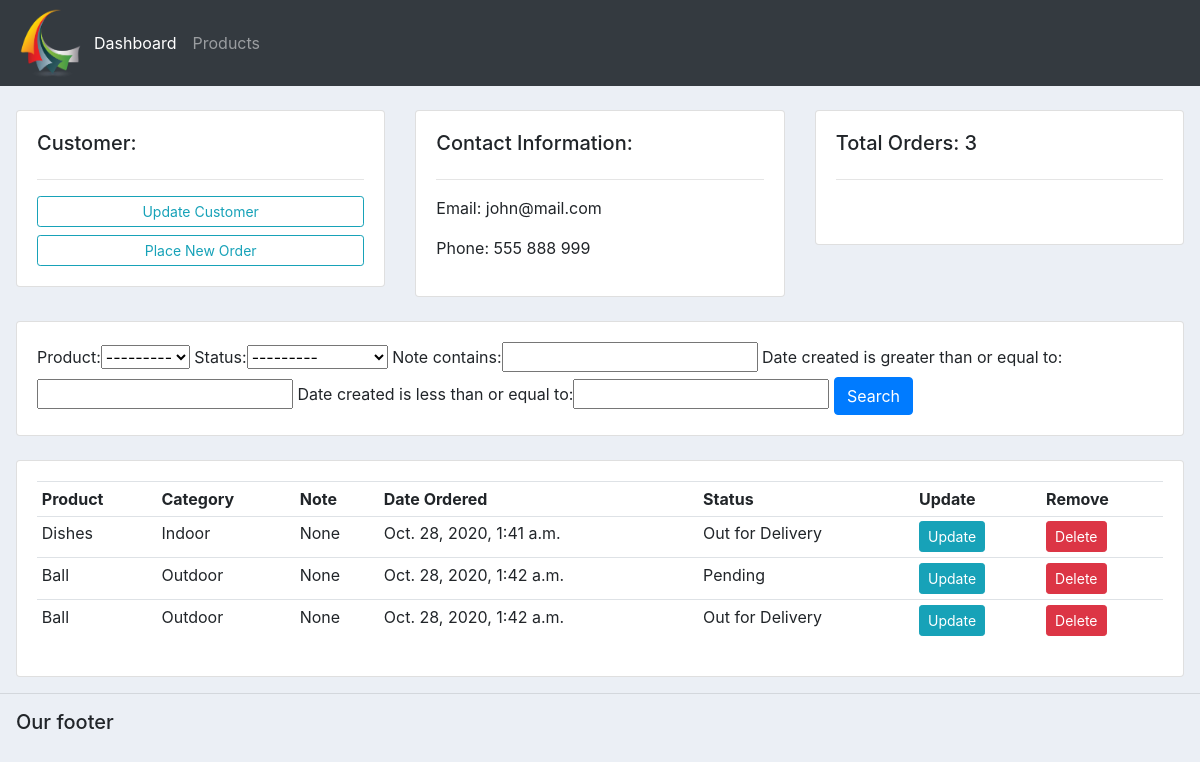
Screenshot of /customers/1/ with the database file from the repository.
### accounts/models.py (models this page shows, shortened)
class Customer(models.Model):
    name = models.CharField(max_length=200, null=True)
    phone = models.CharField(max_length=200, null=True)
    email = models.CharField(max_length=200, null=True)
    date_created = models.DateTimeField(auto_now_add=True, null=True)

class Order(models.Model):
    STATUS = (  ('Pending', 'Pending'),
                ('Out for Delivery', 'Out for Delivery'),
                ('Delivered', 'Delivered')
             )
    customer = models.ForeignKey(Customer, null=True, on_delete=models.SET_NULL)
    product = models.ForeignKey(Product, null=True, on_delete=models.SET_NULL)
    date_created = models.DateTimeField(auto_now_add=True, null=True)
    status = models.CharField(max_length=200, null=True, choices=STATUS)
    note = models.CharField(max_length=1000, null=True)

class Product(models.Model):
    CATEGORY = (    ('Indoor', 'Indoor'),
                    ('Outdoor', 'Outdoor')
               )
    name = models.CharField(max_length=200, null=True)
    price = models.CharField(max_length=200, null=True)
    category = models.CharField(max_length=200, null=True, choices=CATEGORY)
    description = models.CharField(max_length=200, null=True, blank=True)
    date_created = models.DateTimeField(auto_now_add=True, null=True)
    tags = models.ManyToManyField(Tag)
    def __str__(self):
        return self.name

### accounts/views.py (the view)
# urls.py: path('customers/<str:pk_test>/', views.customers, name='customers'),
def customers(request, pk_test):
    customer = Customer.objects.get(id=pk_test)
    orders = customer.order_set.all()
    total_orders = orders.count()
    myFilter = OrderFilter(request.GET, queryset=orders)
    orders = myFilter.qs
    context = {'customer':customer, 'orders':orders, 'total_orders':total_orders,
    'myFilter':myFilter}
    return render(request, 'accounts/customers.html', context)

### accounts/templates/accounts/customers.html
{% extends 'accounts/main.html' %}
{% block content %}
<br>
<div class="row pl-3 pr-3">
  <div class="col-md">
    <div class="card card-body">
      <h5>Customer:</h5>
      <hr>
      <a class="btn btn-outline-info btn-sm btn-block" href="">
        Update Customer
      </a>
      <a class="btn btn-outline-info btn-sm btn-block" href="{% url 'create_order' customer.id %}">
        Place New Order
      </a>
    </div>
  </div>
  <div class="col-md">
    <div class="card card-body">
      <h5>Contact Information:</h5>
      <hr>
      <p>Email: {{customer.email}}</p>
      <p>Phone: {{customer.phone}}</p>
    </div>
  </div>
  <div class="col-md">
    <div class="card card-body">
      <h5>Total Orders: {{total_orders}}</h5>
      <hr>
      <h1 style="text-align: center; padding: 10px"></h1>
    </div>
  </div>
</div>
<br>
<div class="row pl-3 pr-3">
  <div class="col">
    <div class="card card-body">
      <form class="get">
        {{myFilter.form}}
        <button class="btn btn-primary" type="submit">Search</button>
      </form>
    </div>
  </div>
</div>
<br>
<div class="row pl-3 pr-3">
  <div class="col-md">
    <div class="card card-body">
      <table class="table table-sm">
        <tr>
          <th>Product</th>
          <th>Category</th>
          <th>Note</th>
          <th>Date Ordered</th>
          <th>Status</th>
          <th>Update</th>
          <th>Remove</th>
        </tr>
        {% for order in orders %}
        <tr>
          <td>{{order.product.name}}</td>
          <td>{{order.product.category}}</td>
          <td>{{order.note}}</td>
          <td>{{order.product.date_created}}</td>
          <td>{{order.status}}</td>
          <td><a class="btn btn-sm btn-info" href="{% url 'update_order' order.id %}">Update</a></td>
          <td><a class="btn btn-sm btn-danger" href="{% url 'delete_order' order.id %}">Delete</a></td>
        </tr>
        {% endfor %}
      </table>
    </div>
  </div>
</div>
{% endblock %}

### static/css/main.css (style rules this page uses)
body { background-color: #ebeff5; }

### rows the page displays
Customer: email "john@mail.com", phone "555 888 999"
Order: product.name "Dishes", product.category "Indoor", note "None", product.date_created "Oct. 28, 2020, 1:41 a.m.", status "Out for Delivery"
Order: product.name "Ball", product.category "Outdoor", note "None", product.date_created "Oct. 28, 2020, 1:42 a.m.", status "Pending"
Order: product.name "Ball", product.category "Outdoor", note "None", product.date_created "Oct. 28, 2020, 1:42 a.m.", status "Out for Delivery"

### other values shown
{{ total_orders }} "3"
